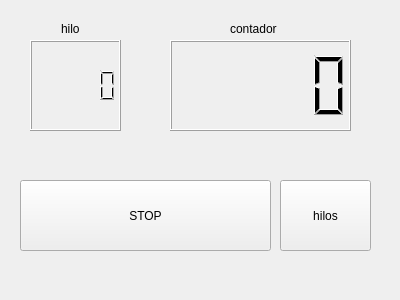
<?xml version="1.0" encoding="UTF-8"?>
<ui version="4.0">
 <class>Counter</class>
 <widget class="QWidget" name="Counter">
  <property name="geometry">
   <rect>
    <x>0</x>
    <y>0</y>
    <width>400</width>
    <height>300</height>
   </rect>
  </property>
  <property name="windowTitle">
   <string>Counter</string>
  </property>
  <widget class="QPushButton" name="button">
   <property name="geometry">
    <rect>
     <x>20</x>
     <y>180</y>
     <width>251</width>
     <height>71</height>
    </rect>
   </property>
   <property name="text">
    <string>STOP</string>
   </property>
   <property name="autoDefault">
    <bool>false</bool>
   </property>
  </widget>
  <widget class="QLCDNumber" name="lcdNumber">
   <property name="geometry">
    <rect>
     <x>170</x>
     <y>40</y>
     <width>181</width>
     <height>91</height>
    </rect>
   </property>
   <property name="font">
    <font>
     <pointsize>20</pointsize>
    </font>
   </property>
  </widget>
  <widget class="QLabel" name="lblContador">
   <property name="geometry">
    <rect>
     <x>230</x>
     <y>20</y>
     <width>67</width>
     <height>17</height>
    </rect>
   </property>
   <property name="text">
    <string>contador</string>
   </property>
  </widget>
  <widget class="QLCDNumber" name="lcdThread">
   <property name="geometry">
    <rect>
     <x>30</x>
     <y>40</y>
     <width>91</width>
     <height>91</height>
    </rect>
   </property>
   <property name="font">
    <font>
     <pointsize>20</pointsize>
    </font>
   </property>
  </widget>
  <widget class="QLabel" name="lblThread">
   <property name="geometry">
    <rect>
     <x>61</x>
     <y>20</y>
     <width>30</width>
     <height>17</height>
    </rect>
   </property>
   <property name="text">
    <string>hilo</string>
   </property>
  </widget>
  <widget class="QPushButton" name="btnThreads">
   <property name="geometry">
    <rect>
     <x>280</x>
     <y>180</y>
     <width>91</width>
     <height>71</height>
    </rect>
   </property>
   <property name="text">
    <string>hilos</string>
   </property>
  </widget>
 </widget>
 <resources/>
 <connections/>
</ui>
